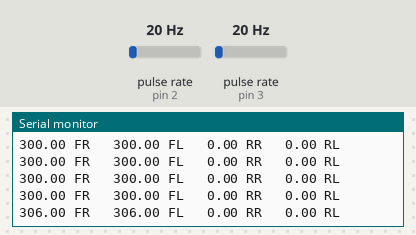
Recording of a sketch running on a simulated Arduino Uno, built with avr-gcc and run on an emulated ATmega328P. On the bench: the last lines printed to the serial monitor. Wiring (inferred from the names in the program): 2 × pulse sensor: data pin 2 / data pin 3. The test bench sets the inputs (shaded band); at power-on: pulse rate (sensors on pin 2, pin 3) 20 Hz.

Above: at 1.2 s.
1.3 s: pulse rate (sensor on pin 2) set to 4 Hz
At 1.31 s:
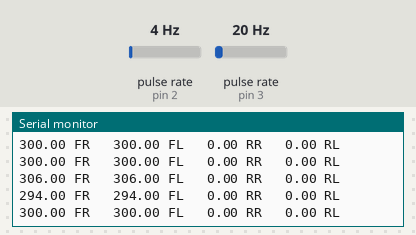
2.8 s: pulse rate (sensor on pin 3) set to 4 Hz
At 2.81 s:
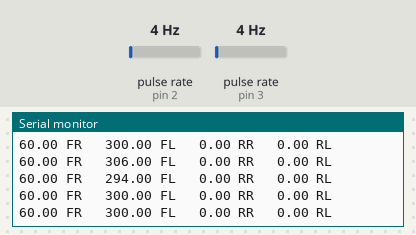
4.3 s: pulse rate (sensor on pin 2) set to 50 Hz
At 4.32 s:
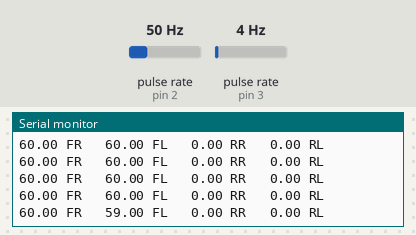
5.8 s: pulse rate (sensor on pin 3) set to 50 Hz
At 5.82 s:
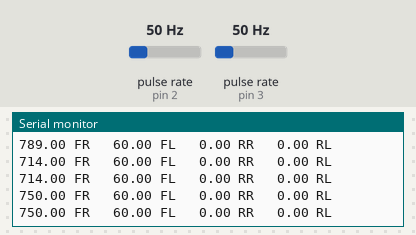
Timing chart, 0 to 8.3 s (numbered marks = the images above; inputs shaded):
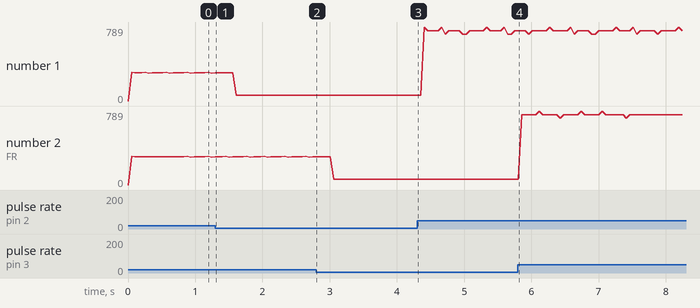

Measured:
- plotted number 1: 300 → 60 after the input at 1.3 s, 60 → 750 after the input at 4.3 s

The sketch:

encoders.ino
```cpp
// pins for the encoder inputs
#define ENC_FR 2
#define ENC_FL 3
#define ENC_RR 4
#define ENC_RL 5

float WHEEL_DIAMETER = 80; // mm
float WHEEL_CIRCUMFERENCE = WHEEL_DIAMETER * PI;
int ENC_RESOLUTION = 4; // Number of magnets

float FR_RPM = 0;
float FL_RPM = 0;
float RR_RPM = 0;
float RL_RPM = 0;

unsigned long time;
unsigned long FR_latest_time;
unsigned long FL_latest_time;
unsigned long RR_latest_time;
unsigned long RL_latest_time;

void setup() {
  pinMode(ENC_FR, INPUT_PULLUP);
  pinMode(ENC_FL, INPUT_PULLUP);
  pinMode(ENC_RR, INPUT_PULLUP);
  pinMode(ENC_RL, INPUT_PULLUP);

  // Initialize hardware interrupts
  attachInterrupt(digitalPinToInterrupt(ENC_FR), interrupt_FR, RISING);
  attachInterrupt(digitalPinToInterrupt(ENC_FL), interrupt_FL, RISING);
  attachInterrupt(digitalPinToInterrupt(ENC_RR), interrupt_RR, RISING);
  attachInterrupt(digitalPinToInterrupt(ENC_RL), interrupt_RL, RISING);

  Serial.begin(115200);
}

void loop() {

  // Global time
  time = millis();

  // float FR_Speed = FR_RPM * WHEEL_CIRCUMFERENCE;

  Serial.print(FR_RPM); Serial.print(" FR \t");
  Serial.print(FL_RPM); Serial.print(" FL \t");
  Serial.print(RR_RPM); Serial.print(" RR \t");
  Serial.print(RL_RPM); Serial.print(" RL \t");
  Serial.println();

  delay(50);

}

// Interrupt events
void interrupt_FR() {
  FR_RPM = getRPMandResetEncTimer(FR_latest_time);
}
void interrupt_FL() {
  FL_RPM = getRPMandResetEncTimer(FL_latest_time);
}
void interrupt_RR() {
  RR_RPM = getRPMandResetEncTimer(RR_latest_time);
}
void interrupt_RL() {
  RL_RPM = getRPMandResetEncTimer(RL_latest_time);
}

int getRPMandResetEncTimer(unsigned long & encoder_time) {
  int rpm = 60000 / ((millis() - encoder_time) * ENC_RESOLUTION);
  encoder_time = millis();
  return rpm;
}
```
